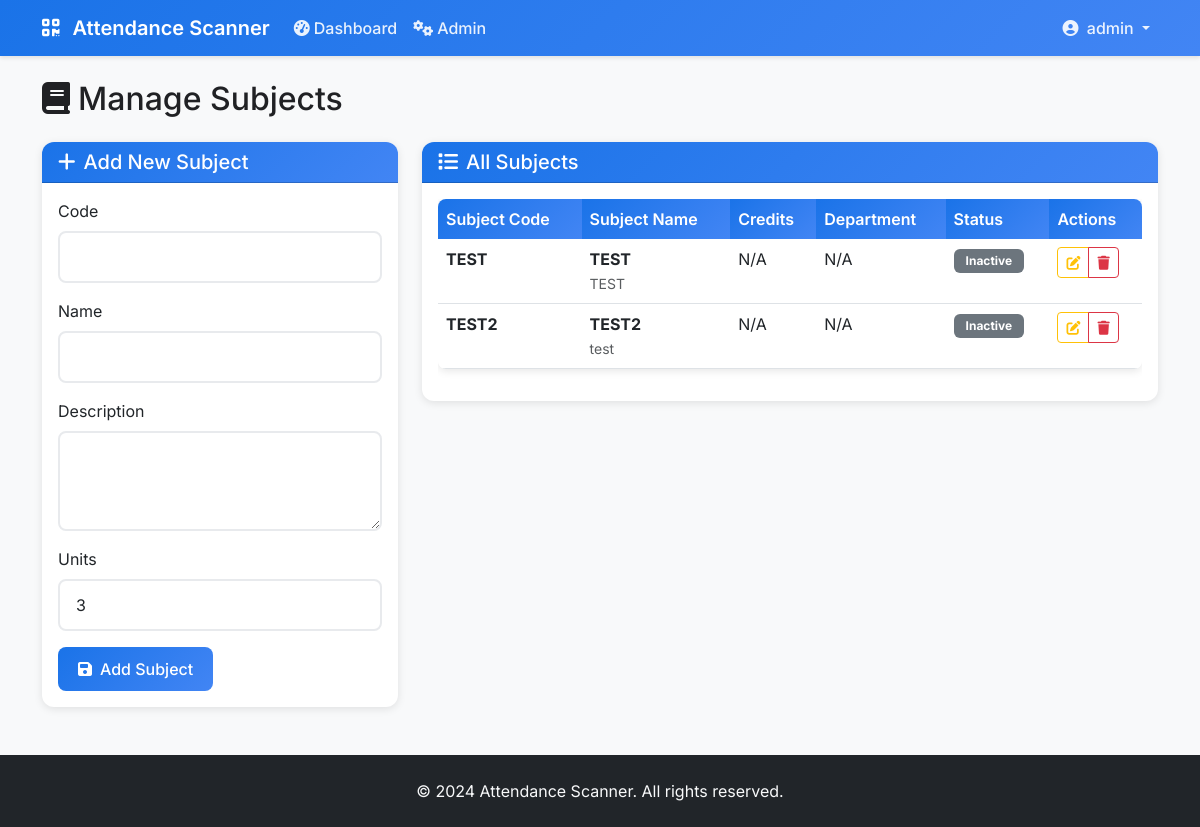
The page /manage-subjects/ (signed in) on the database its author committed.
### scanner/models.py (models this page shows, shortened)
class User(AbstractUser):
    USER_TYPES = (
        ('student', 'Student'),
        ('professor', 'Professor'),
        ('admin', 'Admin'),
    )
    user_type = models.CharField(max_length=10, choices=USER_TYPES, default='student')
    student_id = models.CharField(max_length=20, blank=True, null=True, unique=True)
    barcode = models.CharField(max_length=50, blank=True, null=True, unique=True)
    phone = models.CharField(max_length=15, blank=True, null=True)

class Subject(models.Model):
    code = models.CharField(max_length=20, unique=True)
    name = models.CharField(max_length=100)
    description = models.TextField(blank=True, null=True)
    units = models.IntegerField(default=3)

### scanner/views.py (the view)
# urls.py: path('manage-subjects/', views.manage_subjects, name='manage_subjects'),
@login_required
@user_passes_test(is_admin)
def manage_subjects(request):
    if request.method == 'POST':
        form = SubjectForm(request.POST)
        if form.is_valid():
            form.save()
            messages.success(request, 'Subject created successfully!')
            return redirect('manage_subjects')
    else:
        form = SubjectForm()
    subjects = Subject.objects.all().order_by('code')
    return render(request, 'scanner/manage_subjects.html', {'form': form, 'subjects': subjects})

### scanner/forms.py
class SubjectForm(forms.ModelForm):
    class Meta:
        model = Subject
        fields = ['code', 'name', 'description', 'units']
        widgets = {
            'code': forms.TextInput(attrs={'class': 'form-control'}),
            'name': forms.TextInput(attrs={'class': 'form-control'}),
            'description': forms.Textarea(attrs={'class': 'form-control', 'rows': 3}),
            'units': forms.NumberInput(attrs={'class': 'form-control'}),
        }

### scanner/views.py (called while the page is built)
def is_admin(user):
    return user.is_authenticated and user.user_type == 'admin'

### scanner/templates/scanner/manage_subjects.html (shortened to what this page needs)
{% extends 'scanner/base.html' %}
{% block content %}
<div class="row">
    <div class="col-12">
        <h2 class="mb-4">
            <i class="fas fa-book me-2"></i>Manage Subjects
        </h2>
    </div>
</div>
<div class="row">
    <div class="col-md-4">
        <div class="card">
            <div class="card-header">
                <h5 class="mb-0">
                    <i class="fas fa-plus me-2"></i>Add New Subject
                </h5>
            </div>
            <div class="card-body">
                <form method="post">
                    {% for field in form %}
                        <div class="mb-3">
                            <label for="{{ field.id_for_label }}" class="form-label">{{ field.label }}</label>
                            {{ field }}
                        </div>
                    {% endfor %}
                    <button type="submit" class="btn btn-primary">
                        <i class="fas fa-save me-2"></i>Add Subject
                    </button>
                </form>
            </div>
        </div>
    </div>
    <div class="col-md-8">
        <div class="card">
            <div class="card-header">
                <h5 class="mb-0">
                    <i class="fas fa-list me-2"></i>All Subjects
                </h5>
            </div>
            <div class="card-body">
                {% if subjects %}
                    <div class="table-responsive">
                        <table class="table table-hover">
                            <thead>
                                <tr>
                                    <th>Subject Code</th>
                                    <th>Subject Name</th>
                                    <th>Credits</th>
                                    <th>Department</th>
                                    <th>Status</th>
                                    <th>Actions</th>
                                </tr>
                            </thead>
                            <tbody>
                                {% for subject in subjects %}
                                    <tr>
                                        <td>
                                            <strong>{{ subject.code }}</strong>
                                        </td>
                                        <td>
                                            <strong>{{ subject.name }}</strong><br>
                                            <small class="text-muted">{{ subject.description|default:"No description" }}</small>
                                        </td>
                                        <td>{{ subject.credits|default:"N/A" }}</td>
                                        <td>{{ subject.department|default:"N/A" }}</td>
                                        <td>
                                            {% if subject.is_active %}
                                                <span class="badge bg-success">Active</span>
                                            {% else %}
                                                <span class="badge bg-secondary">Inactive</span>
                                            {% endif %}
                                        </td>
                                        <td>
                                            <div class="btn-group" role="group">
                                                <button type="button" class="btn btn-sm btn-outline-warning"
                                                        onclick="editSubject({{ subject.id }}, '{{ subject.code }}', '{{ subject.name }}', '{{ subject.credits|default:"" }}', '{{ subject.department|default:"" }}', '{{ subject.description|default:"" }}')"
                                                        title="Edit">
                                                    <i class="fas fa-edit"></i>
                                                </button>
                                                <a href="{% url 'delete_subject' subject.id %}"
                                                   class="btn btn-sm btn-outline-danger"
                                                   title="Delete"
                                                   onclick="return confirm('Are you sure you want to delete this subject?')">
                                                    <i class="fas fa-trash"></i>
                                                </a>
                                            </div>
                                        </td>
                                    </tr>
                                {% endfor %}
                            </tbody>
                        </table>
                    </div>
                {% else %}
                    <div class="text-center py-4">
                        <i class="fas fa-book fa-3x text-muted mb-3"></i>
                        <h5>No Subjects Found</h5>
                        <p class="text-muted">No subjects have been added yet.</p>
                    </div>
                {% endif %}
            </div>
        </div>
    </div>
</div>
{% endblock %}

### scanner/templates/scanner/base.html (shortened to what this page needs)
<!DOCTYPE html>
<html lang="en">
  <head>
    <link
      href="https://cdn.jsdelivr.net/npm/bootstrap@5.3.0/dist/css/bootstrap.min.css"
      rel="stylesheet"
    />
    <link
      href="https://cdnjs.cloudflare.com/ajax/libs/font-awesome/6.4.0/css/all.min.css"
      rel="stylesheet"
    />
    {% load static %}
    <link href="{% static 'css/custom.css' %}" rel="stylesheet" />
  </head>
  <body>
    <nav class="navbar navbar-expand-lg navbar-dark">
      <div class="container">
        <a class="navbar-brand" href="{% url 'home' %}">
          <i class="fas fa-qrcode me-2"></i>
          Attendance Scanner
        </a>
        <div class="collapse navbar-collapse" id="navbarNav">
          <ul class="navbar-nav me-auto">
            {% if user.is_authenticated %}
            <li class="nav-item">
              <a class="nav-link" href="{% url 'dashboard' %}">
                <i class="fas fa-tachometer-alt me-1"></i>Dashboard
              </a>
            </li>
            {% if user.user_type == 'professor' %}
            <li class="nav-item">
              <a class="nav-link" href="{% url 'schedule_management' %}">
                <i class="fas fa-calendar-alt me-1"></i>Schedules
              </a>
            </li>
            {% elif user.user_type == 'admin' %}
            <li class="nav-item">
              <a class="nav-link" href="{% url 'admin_dashboard' %}">
                <i class="fas fa-cogs me-1"></i>Admin
              </a>
            </li>
            {% endif %} {% endif %}
          </ul>
          <ul class="navbar-nav">
            {% if user.is_authenticated %}
            <li class="nav-item dropdown">
              <a
                class="nav-link dropdown-toggle"
                href="#"
                id="navbarDropdown"
                role="button"
                data-bs-toggle="dropdown"
              >
                <i class="fas fa-user-circle me-1"></i>
                {{ user.get_full_name|default:user.username }}
              </a>
            </li>
            {% endif %}
          </ul>
        </div>
      </div>
    </nav>
    <main class="container my-4">{% block content %}{% endblock %}</main>
    <footer class="bg-dark text-light py-4 mt-5">
      <div class="container text-center">
        <p class="mb-0">&copy; 2024 Attendance Scanner. All rights reserved.</p>
      </div>
    </footer>
  </body>
</html>

### static/css/custom.css (style rules this page uses)
.card { transition: box-shadow 0.2s ease-in-out; }
.btn { transition: all 0.2s ease-in-out; }
.badge { font-size: 0.75rem; padding: 0.375rem 0.75rem; }

### scanner/templates/scanner/base.html (style rules this page uses)
:root { --primary-color: #1a73e8; --secondary-color: #34a853; --warning-color: #fbbc04; --danger-color: #ea4335; --light-gray: #f8f9fa; --border-color: #e8eaed; --text-primary: #202124; --text-secondary: #5f6368; }
* { font-family: "Inter", sans-serif; }
body { background-color: var(--light-gray); color: var(--text-primary); }
.navbar { background: linear-gradient(135deg, var(--primary-color), #4285f4); box-shadow: 0 2px 4px rgba(0, 0, 0, 0.1); }
.navbar-brand { font-weight: 600; color: white !important; }
.nav-link { color: rgba(255, 255, 255, 0.9) !important; font-weight: 500; transition: color 0.3s ease; }
.card { border: none; border-radius: 12px; box-shadow: 0 2px 8px rgba(0, 0, 0, 0.1); transition: transform 0.2s ease, box-shadow 0.2s ease; }
.card-header { background: linear-gradient(135deg, var(--primary-color), #4285f4); color: white; border-radius: 12px 12px 0 0 !important; font-weight: 600; }
.btn-primary { background: linear-gradient(135deg, var(--primary-color), #4285f4); border: none; border-radius: 8px; font-weight: 500; padding: 10px 20px; transition: all 0.3s ease; }
.form-control { border-radius: 8px; border: 2px solid var(--border-color); padding: 12px 16px; transition: border-color 0.3s ease; }
.table { border-radius: 8px; overflow: hidden; box-shadow: 0 2px 8px rgba(0, 0, 0, 0.1); }
.table thead th { background: linear-gradient(135deg, var(--primary-color), #4285f4); color: white; border: none; font-weight: 600; }

### rows shown on the page
User: get_full_name "admin"
Subject: code "TEST", name "TEST", description "TEST", credits "N/A", department "N/A"
Subject: code "TEST2", name "TEST2", description "test", credits "N/A", department "N/A"

### other values the page prints
{{ field.label }} "Code" "Name" "Description" "Units"
